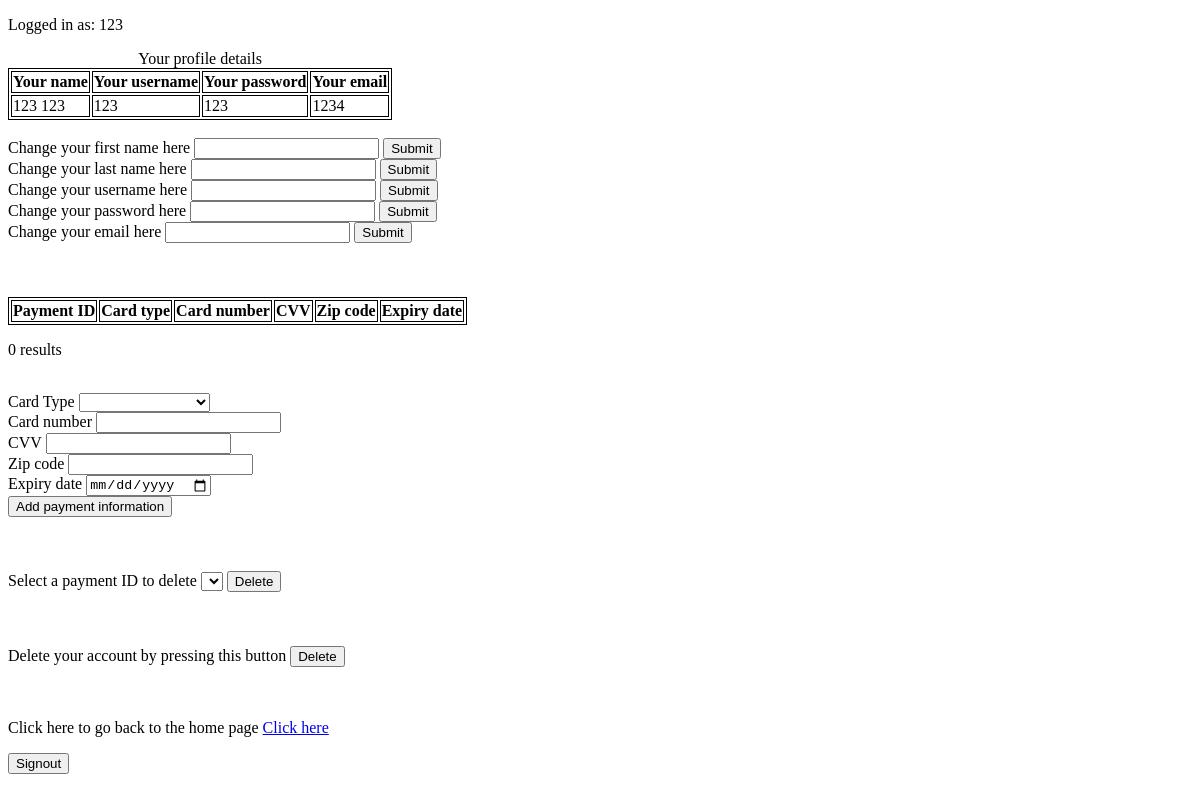
The app's page /userFiles/profileEdit.php (signed in), older data.
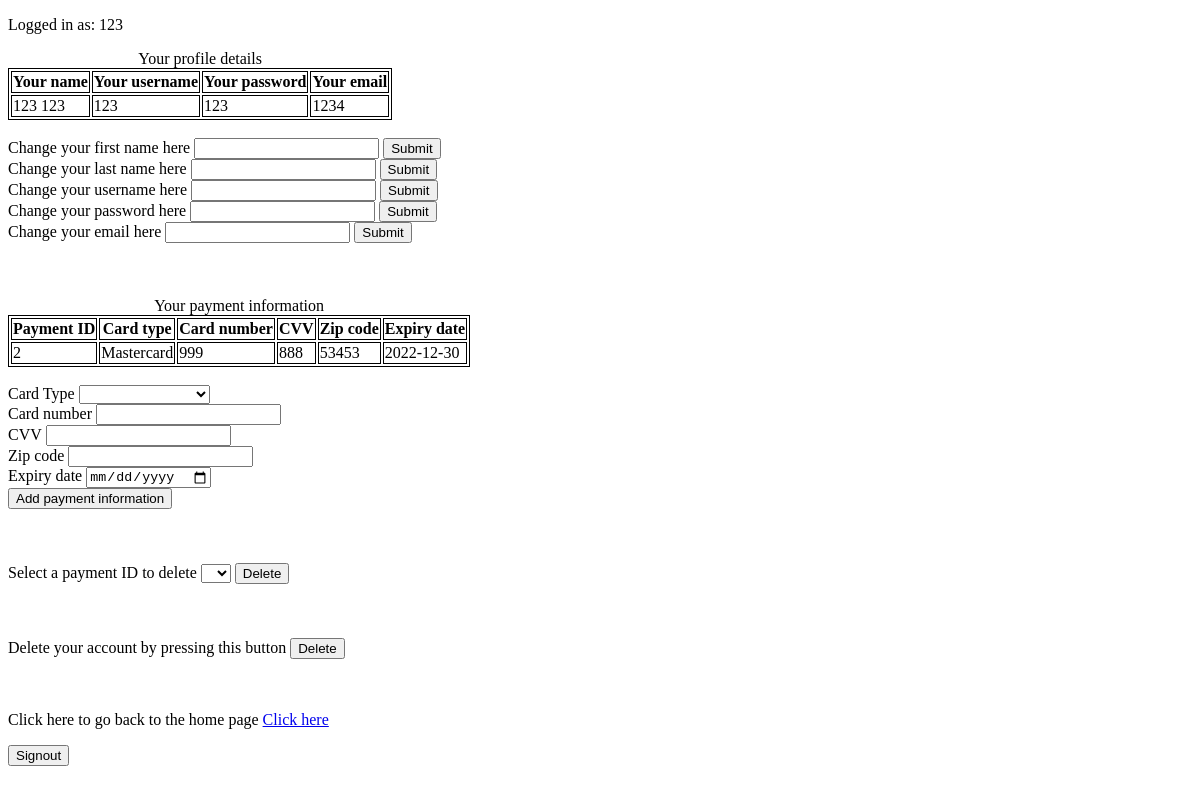
The same page, newer data.
### tables this page shows
CREATE TABLE `user` (
  `user_id` int(11) NOT NULL,
  `password` text NOT NULL,
  `user_fname` text NOT NULL,
  `user_lname` text NOT NULL,
  `username` text NOT NULL,
  `email` text NOT NULL,
  `is_tutor` int(11) NOT NULL DEFAULT '0'
);

CREATE TABLE `payment_info` (
  `payment_id` int(11) NOT NULL,
  `user_id` int(11) NOT NULL,
  `card_type` text NOT NULL,
  `card_num` text NOT NULL,
  `CVV` text NOT NULL,
  `zip_code` text NOT NULL,
  `exp_date` date NOT NULL
);

### userFiles/profileEditBackend.php (the view, shortened to what this page needs)
<?php
$link = mysqli_connect(DB_SERVER, DB_USERNAME, DB_PASSWORD, DB_NAME);
$student_table = "";
$payload = "SELECT user_id, user_fname, user_lname, username, password, email FROM user WHERE user_id = '".$_SESSION['user_id']."'";
$result = mysqli_query($link, $payload);
if (mysqli_num_rows($result) > 0) {
	$row = mysqli_fetch_assoc($result);
	$student_table .= "<table><caption>Your profile details</caption><tr><th>Your name</th><th>Your username</th><th>Your password</th><th>Your email</th></tr>";
	$student_table .= "<tr><td>".$row["user_fname"]." ".$row["user_lname"]."</td><td>".$row["username"]."</td><td>".$row["password"]."</td><td>".$row["email"]."</td></tr>";
	$student_table .= "</table>";
}
else
{
	$student_table .= "<table><tr><th>Student name</th><th>Student username</th><th>Student password</th><th>Student email</th></tr></table>";
	$student_table .= "<p>0 results</p>";
}
$payment_table = "";
$payload = "SELECT payment_id, card_type, card_num, CVV, zip_code, exp_date FROM payment_info WHERE user_id = '".$_SESSION['user_id']."'";
$result = mysqli_query($link, $payload);
if (mysqli_num_rows($result) > 0) {
	$payment_table .= "<table><caption>Your payment information</caption><tr><th>Payment ID</th><th>Card type</th><th>Card number</th><th>CVV</th><th>Zip code</th><th>Expiry date</th></tr>";
	while ($row = mysqli_fetch_assoc($result)) {
		$payment_table .= "<tr><td>".$row["payment_id"]."</td><td>".$row["card_type"]."</td><td>".$row["card_num"]."</td><td>".$row["CVV"]."</td><td>".$row["zip_code"]."</td><td>".$row["exp_date"]."</td></tr>";
	}
	$payment_table .= "</table>";
}
else
{
	$payment_table .= "<table><tr><th>Payment ID</th><th>Card type</th><th>Card number</th><th>CVV</th><th>Zip code</th><th>Expiry date</th></tr></table>";
	$payment_table .= "<p>0 results</p>";
}
$payload = "SELECT payment_id FROM payment_info WHERE user_id = '".$_SESSION['user_id']."'";
$display_paymentID = mysqli_query($link, $payload);
?>

### userFiles/profileEdit.php (shortened to what this page needs)
<?php include ('profileEditBackend.php')?>
<!DOCTYPE html>
<html>
<body>
<?php echo "<p>Logged in as: " . $_SESSION["username"] . "</p>";?>
<?php echo $student_table; ?>
<form method="post" action="profileEdit.php">
	<label>Change your first name here</label>
	<input type="text" required name="fname">
	<button type="submit" class="btn" name="edit_fname">Submit</button>
</form>
<form method="post" action="profileEdit.php">
	<label>Change your last name here</label>
	<input type="text" required name="lname">
	<button type="submit" class="btn" name="edit_lname">Submit</button>
</form>
<form method="post" action="profileEdit.php">
	<label>Change your username here</label>
	<input type="text" required name="username">
	<button type="submit" class="btn" name="edit_username">Submit</button>
</form>
<form method="post" action="profileEdit.php">
	<label>Change your password here</label>
	<input type="text" required name="password">
	<button type="submit" class="btn" name="edit_password">Submit</button>
</form>
<form method="post" action="profileEdit.php">
	<label>Change your email here</label>
	<input type="text" required name="email">
	<button type="submit" class="btn" name="edit_email">Submit</button>
</form>
<?php echo $payment_table; ?>
<form method="post" action="profileEdit.php">
	<label>Card Type</label>
	<select required name = "card_type">
		<option value = ""></option>
		<option value = "VISA">VISA</option>
	</select>
	<label>Card number</label>
	<input type="text" required name="card_num">
	<label>CVV</label>
	<input type="text" required name="cvv">
	<label>Zip code</label>
	<input type="text" required name="zip_code">
	<label>Expiry date</label>
	<input type = "date" required name = "exp_date">
	<button type="submit" class="btn" name="add_payment">Add payment information</button>
</form>
<form method="post" action="profileEdit.php">
	<label>Select a payment ID to delete</label>
	<select required name = "selected_paymentID">
		<option value = ""></option>
		<?php
			while ($indv_paymentID = mysqli_fetch_array($display_paymentID, MYSQLI_NUM)):;
		?>
		<option value = "<?php echo $indv_paymentID[0];?>">
		</option>
		<?php
			endwhile;
		?>
	</select>
	<input name="delete_payment_id" type="submit" value="Delete" onclick="return confirm('Are you sure?')">
</form>
<form method="post" action="profileEdit.php">
	<label>Delete your account by pressing this button</label>
	<input name="delete_account" type="submit" value="Delete" onclick="return confirm('Are you sure?')">
</form>
<p>Click here to go back to the home page <a href = "userHomePage.php">Click here</a></p>
<form method="post" action="login.php">
	<button type="submit" class="btn" name="signout">Signout</button>
</form>
</body>
</html>

### userFiles/profileEdit.php (style rules this page uses)
table, th, td { border: 1px solid; }

Row changes from the older to the newer data that the page shows:
added payment_info: payment_id "2", card_type "Mastercard", card_num "999", CVV "888", zip_code "53453", exp_date "2022-12-30"
Text that changed along with them:
text no longer shown: "0 results"
text now shown: "Your payment information"
